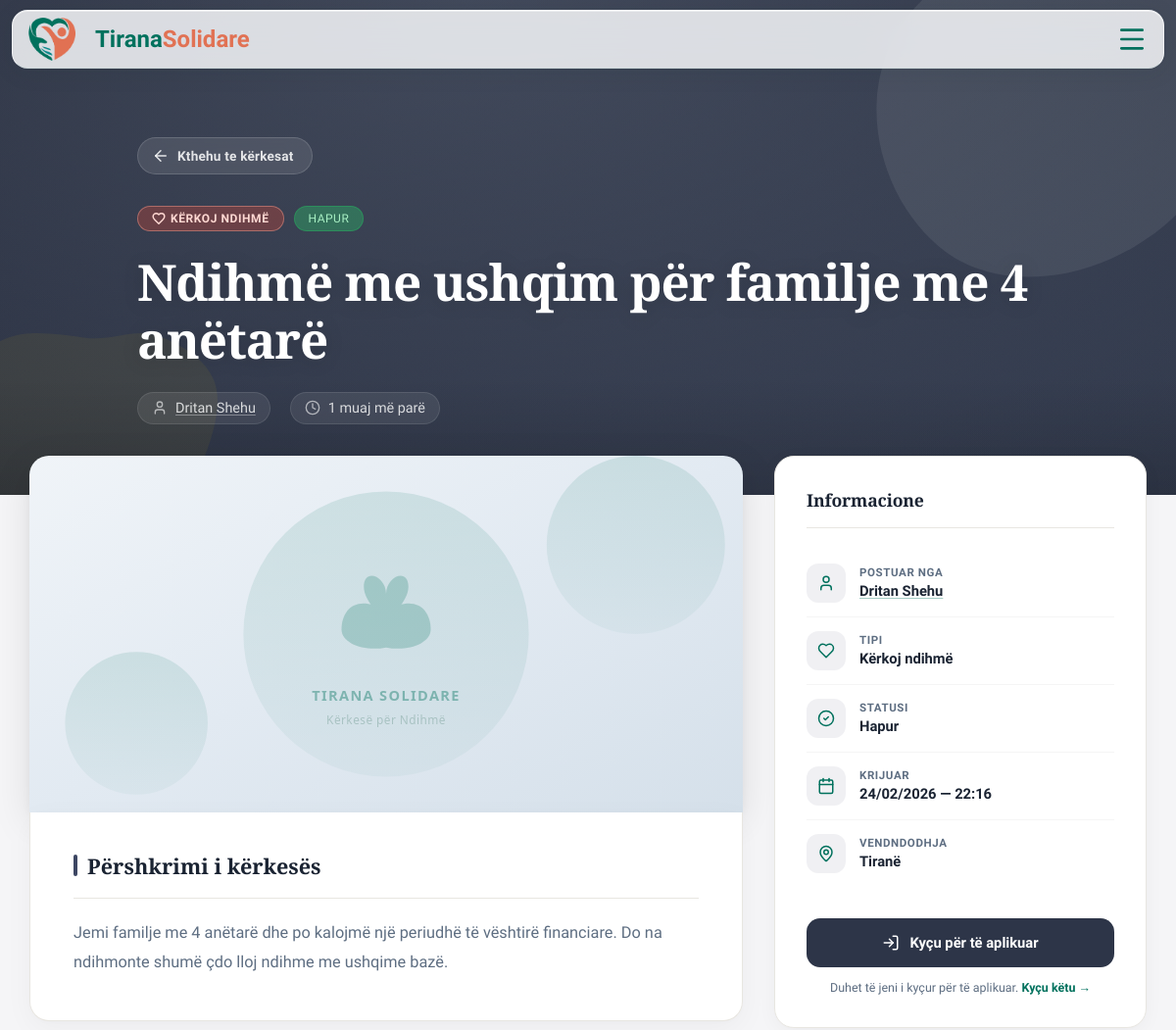
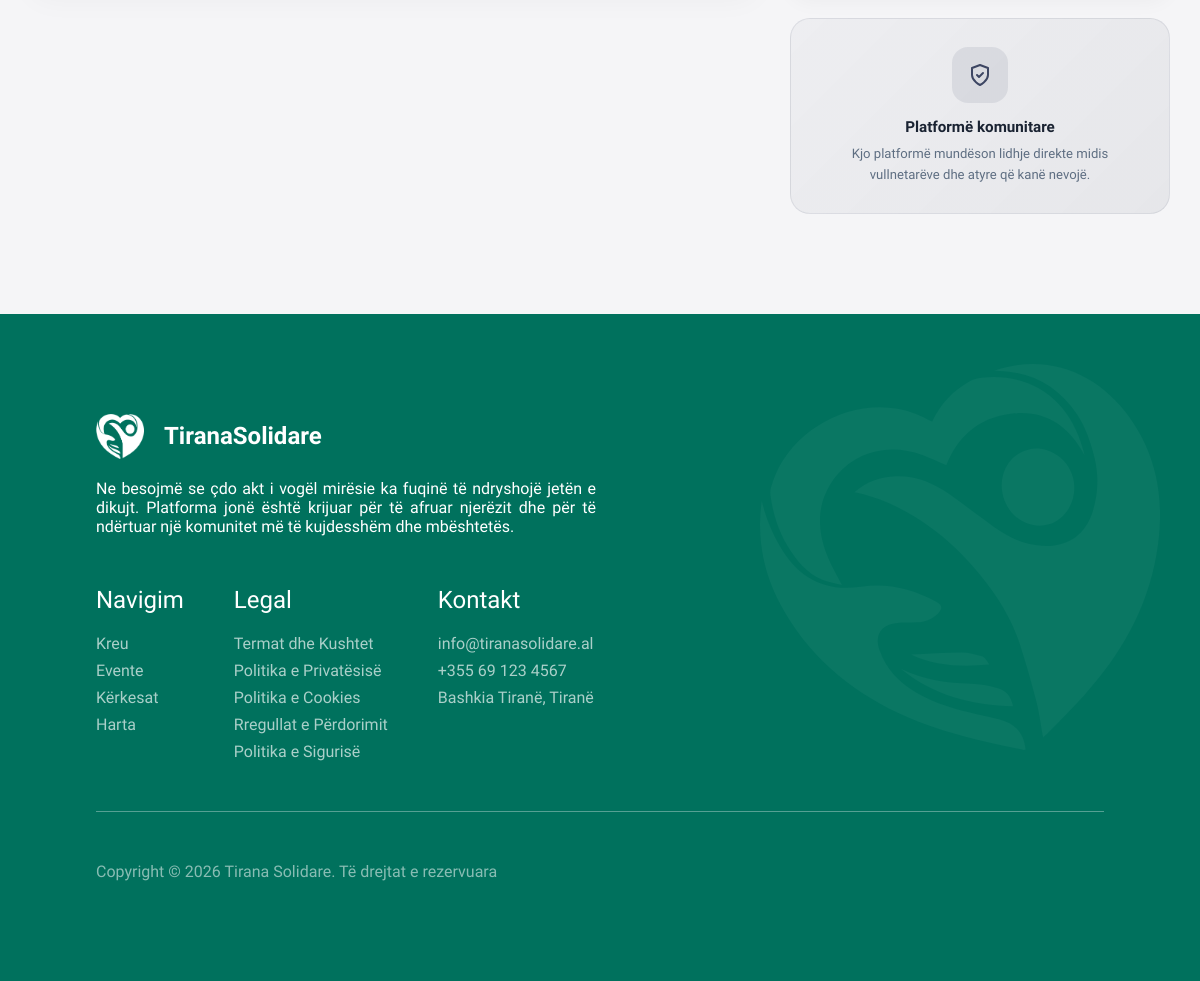
Screenshot of /views/help_requests.php?id=1 with the database file from the repository (2 pictures, top to bottom).
### tables this page shows
CREATE TABLE `kerkesa_per_ndihme` (
  `id_kerkese_ndihme` int(11) NOT NULL,
  `id_perdoruesi` int(11) DEFAULT NULL,
  `tipi` enum('Kërkesë','Ofertë') DEFAULT NULL,
  `titulli` varchar(150) DEFAULT NULL,
  `pershkrimi` text DEFAULT NULL,
  `statusi` enum('Pending','Open','Closed') DEFAULT 'Pending' COMMENT 'Pending/Open/Closed',
  `imazhi` varchar(500) DEFAULT NULL,
  `vendndodhja` varchar(255) DEFAULT NULL,  `latitude` decimal(10,7) DEFAULT NULL,
  `longitude` decimal(10,7) DEFAULT NULL,  `krijuar_me` timestamp NOT NULL DEFAULT current_timestamp()
);

CREATE TABLE `perdoruesi` (
  `id_perdoruesi` int(11) NOT NULL,
  `emri` varchar(100) NOT NULL,
  `email` varchar(150) NOT NULL,
  `bio` text DEFAULT NULL,
  `profile_picture` varchar(500) DEFAULT NULL,
  `profile_public` tinyint(1) NOT NULL DEFAULT 0,
  `profile_color` varchar(20) NOT NULL DEFAULT 'emerald',
  `fjalekalimi` varchar(255) NOT NULL,
  `roli` enum('Admin','Vullnetar') DEFAULT 'Vullnetar',
  `statusi_llogarise` enum('Aktiv','Bllokuar','Çaktivizuar') DEFAULT 'Aktiv',
  `verified` tinyint(1) NOT NULL DEFAULT 0,
  `verification_token_hash` varchar(64) DEFAULT NULL,
  `verification_token_expires` datetime DEFAULT NULL,
  `password_reset_token_hash` varchar(64) DEFAULT NULL,
  `password_reset_token_expires` datetime DEFAULT NULL,
  `krijuar_me` timestamp NOT NULL DEFAULT current_timestamp(),
  `deaktivizuar_me` datetime DEFAULT NULL
);

### includes/functions.php (called while the page is built, shortened)
<?php
if (!function_exists('koheParapake')) {
    function koheParapake(string $datetime): string
    {
        $now  = new DateTime();
        $then = new DateTime($datetime);
        $diff = $now->diff($then);
        if ($diff->m > 0) return $diff->m . ' muaj më parë';
        return 'tani';
    }
}
function ts_slugify(string $value): string
{
    $value = trim($value);
    if (function_exists('iconv')) {
        $converted = @iconv('UTF-8', 'ASCII//TRANSLIT//IGNORE', $value);
        if (is_string($converted) && $converted !== '') {
            $value = $converted;
        }
    }
    $value = strtolower($value);
    $value = preg_replace('/[^a-z0-9]+/', '-', $value) ?? '';
    $value = trim($value, '-');
    return $value !== '' ? $value : 'user';
}
function ts_public_profile_url(int $userId, ?string $displayName = null): string
{
    $id = max(0, $userId);
    $slug = ts_slugify((string) ($displayName ?? 'user'));
    return '/TiranaSolidare/views/public_profile.php?u=' . rawurlencode($slug . '-' . $id);
}

### views/help_requests.php (the view, shortened to what this page needs)
<?php
require_once __DIR__ . '/../config/db.php';
require_once __DIR__ . '/../includes/functions.php';
if (isset($_GET['id'])) {
    $id = (int) $_GET['id'];
    $stmt = $pdo->prepare(
        "SELECT k.*, p.emri AS krijuesi_emri, p.email AS krijuesi_email
         FROM Kerkesa_per_Ndihme k
         LEFT JOIN Perdoruesi p ON p.id_perdoruesi = k.id_perdoruesi
         WHERE k.id_kerkese_ndihme = ?"
    );
    $stmt->execute([$id]);
    $request = $stmt->fetch(PDO::FETCH_ASSOC);
}
?>
<!DOCTYPE html>
<html lang="sq">
<head>
  <link rel="stylesheet" href="/TiranaSolidare/public/assets/styles/main.css?v=20260318a">
  <link rel="stylesheet" href="/TiranaSolidare/public/assets/styles/requests.css?v=20260320b">
  <link rel="stylesheet" href="https://unpkg.com/leaflet@1.9.4/dist/leaflet.css" />
  <link rel="stylesheet" href="/TiranaSolidare/assets/css/map.css">
</head>
<body class="page-requests">
<?php include __DIR__ . '/../public/components/header.php'; ?>
<main>
<?php if (isset($request) && $request): ?>
<section class="rq-detail-hero <?= $request['tipi'] === 'Ofertë' ? 'rq-detail-hero--offer' : 'rq-detail-hero--request' ?>">
  <div class="rq-detail-hero__inner">
    <a href="/TiranaSolidare/views/help_requests.php" class="rq-back-link">
      <svg xmlns="http://www.w3.org/2000/svg" width="18" height="18" viewBox="0 0 24 24" fill="none" stroke="currentColor" stroke-width="2" stroke-linecap="round" stroke-linejoin="round"><path d="m12 19-7-7 7-7"/><path d="M19 12H5"/></svg>
      Kthehu te kërkesat
    </a>
    <div class="rq-detail-hero__badges">
      <span class="rq-badge rq-badge--<?= $request['tipi'] === 'Ofertë' ? 'offer' : 'request' ?>">
        <?= $request['tipi'] === 'Kërkesë' ? 'Kërkoj ndihmë' : 'Dua të ndihmoj' ?>
      </span>
     <span class="rq-badge rq-badge--<?= strtolower($request['statusi']) ?>"><?php
        if ($request['statusi'] === 'Pending') echo 'Në pritje aprovimi';
        elseif ($request['statusi'] === 'Open') echo 'Hapur';
        else echo 'Mbyllur';
      ?></span>
    </div>
    <h1><?= htmlspecialchars($request['titulli']) ?></h1>
    <div class="rq-detail-hero__meta">
      <span><svg xmlns="http://www.w3.org/2000/svg" width="16" height="16" viewBox="0 0 24 24" fill="none" stroke="currentColor" stroke-width="2" stroke-linecap="round" stroke-linejoin="round"><path d="M19 21v-2a4 4 0 0 0-4-4H9a4 4 0 0 0-4 4v2"/><circle cx="12" cy="7" r="4"/></svg> <a class="rq-poster-link" href="<?= htmlspecialchars(ts_public_profile_url((int) ($request['id_perdoruesi'] ?? 0), (string) ($request['krijuesi_emri'] ?? 'Anonim'))) ?>"><?= htmlspecialchars($request['krijuesi_emri'] ?? 'Anonim') ?></a></span>
      <span><svg xmlns="http://www.w3.org/2000/svg" width="16" height="16" viewBox="0 0 24 24" fill="none" stroke="currentColor" stroke-width="2" stroke-linecap="round" stroke-linejoin="round"><circle cx="12" cy="12" r="10"/><polyline points="12 6 12 12 16 14"/></svg> <?= koheParapake($request['krijuar_me']) ?></span>
    </div>
  </div>
</section>
<section class="rq-detail-body">
  <div class="rq-detail-layout">
    <div class="rq-detail-main">
      <div class="rq-detail-banner">
        <?php
          $detailImgSrc = '/TiranaSolidare/public/assets/images/default-request.svg';
          if (!empty($request['imazhi'])) {
              $detailImgSrc = strpos($request['imazhi'], '/') === 0 ? $request['imazhi'] : '/TiranaSolidare/public/assets/uploads/' . $request['imazhi'];
          }
        ?>
        <img src="<?= htmlspecialchars($detailImgSrc) ?>" alt="<?= htmlspecialchars($request['titulli']) ?>" onerror="this.src='/TiranaSolidare/public/assets/images/default-request.svg'">
      </div>
      <div class="rq-detail-text">
        <h2>Përshkrimi i kërkesës</h2>
        <p><?= nl2br(htmlspecialchars($request['pershkrimi'] ?? 'Nuk ka përshkrim.')) ?></p>
      </div>
    </div>
    <aside class="rq-detail-sidebar">
      <div class="rq-sidebar-card">
        <h3>Informacione</h3>
        <ul class="rq-sidebar-info">
          <li>
            <div class="rq-info-icon">
              <svg xmlns="http://www.w3.org/2000/svg" width="18" height="18" viewBox="0 0 24 24" fill="none" stroke="currentColor" stroke-width="2" stroke-linecap="round" stroke-linejoin="round"><path d="M19 21v-2a4 4 0 0 0-4-4H9a4 4 0 0 0-4 4v2"/><circle cx="12" cy="7" r="4"/></svg>
            </div>
            <div><span>Postuar nga</span><strong><a class="rq-poster-link" href="<?= htmlspecialchars(ts_public_profile_url((int) ($request['id_perdoruesi'] ?? 0), (string) ($request['krijuesi_emri'] ?? 'N/A'))) ?>"><?= htmlspecialchars($request['krijuesi_emri'] ?? 'N/A') ?></a></strong></div>
          </li>
          <li>
            <div class="rq-info-icon">
            </div>
            <div><span>Tipi</span><strong><?= $request['tipi'] === 'Kërkesë' ? 'Kërkoj ndihmë' : 'Dua të ndihmoj' ?></strong></div>
          </li>
          <li>
            <div class="rq-info-icon">
              <svg xmlns="http://www.w3.org/2000/svg" width="18" height="18" viewBox="0 0 24 24" fill="none" stroke="currentColor" stroke-width="2" stroke-linecap="round" stroke-linejoin="round"><circle cx="12" cy="12" r="10"/><path d="m9 12 2 2 4-4"/></svg>
            </div>
            <div><span>Statusi</span><strong><?php
                if ($request['statusi'] === 'Pending') echo 'Në pritje';
                elseif ($request['statusi'] === 'Open') echo 'Hapur';
                else echo 'Mbyllur';
              ?></strong></div>
          </li>
          <li>
            <div class="rq-info-icon">
            </div>
            <div><span>Krijuar</span><strong><?= date('d/m/Y — H:i', strtotime($request['krijuar_me'])) ?></strong></div>
          </li>
          <?php if (!empty($request['vendndodhja'])): ?>
          <li>
            <div class="rq-info-icon">
            </div>
            <div><span>Vendndodhja</span><strong><?= htmlspecialchars($request['vendndodhja']) ?></strong></div>
          </li>
          <?php endif; ?>
        </ul>
        <div class="rq-sidebar-cta">
          <?php if (!$isLoggedIn): ?>
            <a href="/TiranaSolidare/views/login.php?redirect=<?= urlencode('/TiranaSolidare/views/help_requests.php?id=' . $request['id_kerkese_ndihme']) ?>" class="rq-btn-full rq-btn-login">
              <svg xmlns="http://www.w3.org/2000/svg" width="18" height="18" viewBox="0 0 24 24" fill="none" stroke="currentColor" stroke-width="2" stroke-linecap="round" stroke-linejoin="round"><path d="M15 3h4a2 2 0 0 1 2 2v14a2 2 0 0 1-2 2h-4"/><polyline points="10 17 15 12 10 7"/><line x1="15" x2="3" y1="12" y2="12"/></svg>
              Kyçu për të aplikuar
            </a>
            <p class="rq-sidebar-hint">Duhet të jeni i kyçur për të aplikuar. <a href="/TiranaSolidare/views/login.php?redirect=<?= urlencode('/TiranaSolidare/views/help_requests.php?id=' . $request['id_kerkese_ndihme']) ?>" class="rq-hint-link">Kyçu këtu &rarr;</a></p>
          <?php elseif ($isLoggedIn): ?>
            <p class="rq-sidebar-hint">Kjo kërkesë nuk është e disponueshme për aplikim.</p>
          <?php endif; ?>
        </div>
      </div>
      <div class="rq-sidebar-trust">
        <div class="rq-sidebar-trust__icon">
          <svg xmlns="http://www.w3.org/2000/svg" width="24" height="24" viewBox="0 0 24 24" fill="none" stroke="currentColor" stroke-width="2" stroke-linecap="round" stroke-linejoin="round"><path d="M12 22s8-4 8-10V5l-8-3-8 3v7c0 6 8 10 8 10"/><path d="m9 12 2 2 4-4"/></svg>
        </div>
        <p><strong>Platformë komunitare</strong></p>
        <p class="rq-sidebar-trust__sub">Kjo platformë mundëson lidhje direkte midis vullnetarëve dhe atyre që kanë nevojë.</p>
      </div>
    </aside>
  </div>
</section>
<?php endif; ?>
</main>
<?php include __DIR__ . '/../public/components/footer.php'; ?>
</body>
</html>

### public/assets/styles/main.css (style rules this page uses)
* { margin: 0; padding: 0; -webkit-box-sizing: border-box; box-sizing: border-box; scroll-behavior: smooth; }
html, body { font-family: 'Raleway', sans-serif; color: #202020; overflow-x: hidden; }
main { overflow-y: hidden; overflow-x: hidden; }
section { position: relative; padding: 100px clamp(20px, 8%, 8%); }
:root { --font-coeff: 1; }
h1, h2, h3, h4, h5, h6 { font-family: "Bitter", serif; color: #003229; }
h1 { font-size: calc(3.5rem * var(--font-coeff)); margin-bottom: 20px; }
h2 { font-size: calc(3rem * var(--font-coeff)); margin-bottom: 20px; }
h3 { font-size: calc(2rem * var(--font-coeff)); margin-bottom: 20px; }
html { scroll-behavior: smooth; }
body { overflow-x: hidden; }
img { image-rendering: -webkit-optimize-contrast; }
body { -webkit-font-smoothing: antialiased; -moz-osx-font-smoothing: grayscale; text-rendering: optimizeLegibility; }

### rows the page displays
kerkesa_per_ndihme: titulli "Ndihmë me ushqim për familje me 4 anëtarë", id_perdoruesi.emri "Dritan Shehu", krijuar_me "1 muaj më parë", pershkrimi "Jemi familje me 4 anëtarë dhe po kalojmë një periudhë të vështirë financiare. Do na ndihmonte shumë çdo lloj ndihme me ushqime bazë.", krijuar_me "24/02/2026 — 22:16", vendndodhja "Tiranë"
